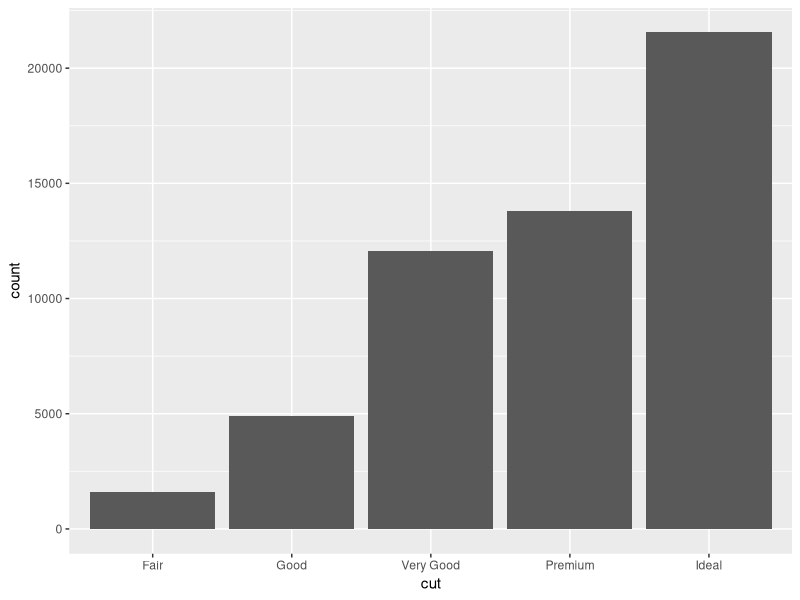
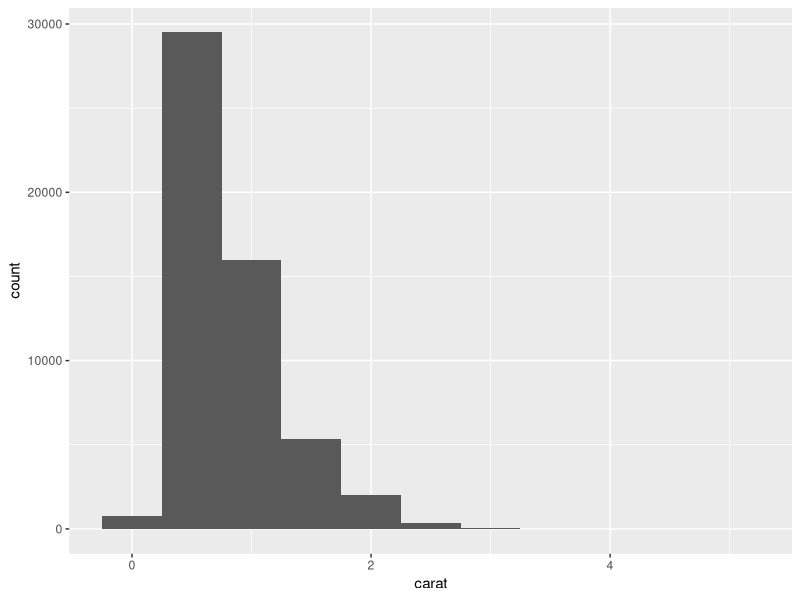
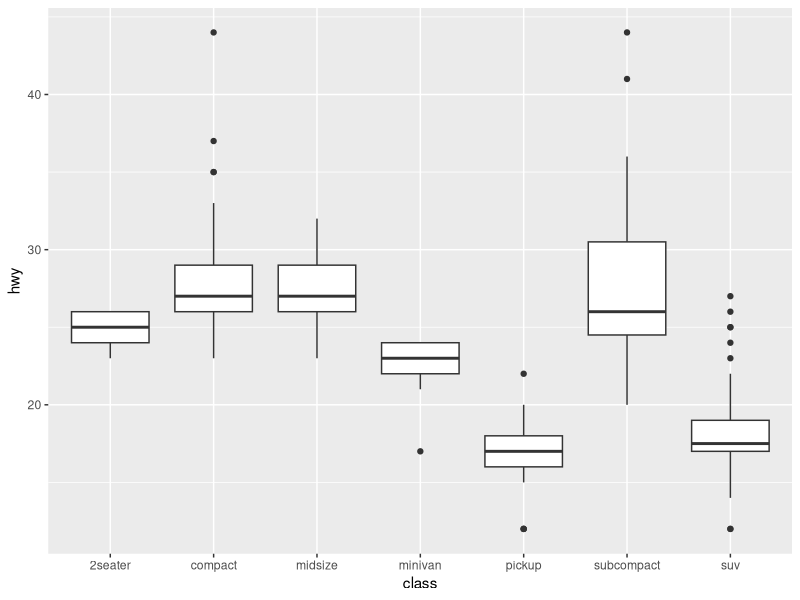

Reproduce these figures in R, in order.
## ---- chunk 1
library(tidyverse)
## ---- chunk 2
ggplot(data = diamonds) +
  geom_bar(aes(x = cut))
## ---- chunk 3
diamonds %>%
  count(cut)
## ---- chunk 4
ggplot(data = diamonds) +
  geom_histogram(aes(x = carat), binwidth = 0.5)
## ---- chunk 5
diamonds %>% 
  mutate(y = ifelse(y< 3 | y >20, NA, y))
## ---- chunk 6
knitr::include_graphics("http://r4ds.had.co.nz/images/EDA-boxplot.png")
## ---- chunk 7
ggplot(data = mpg) +
  geom_boxplot(aes(x = class, y = hwy))
## ---- chunk 8
mpg %>%
  filter(class == "suv", hwy > 20)
## ---- chunk 9

## ---- chunk 10

